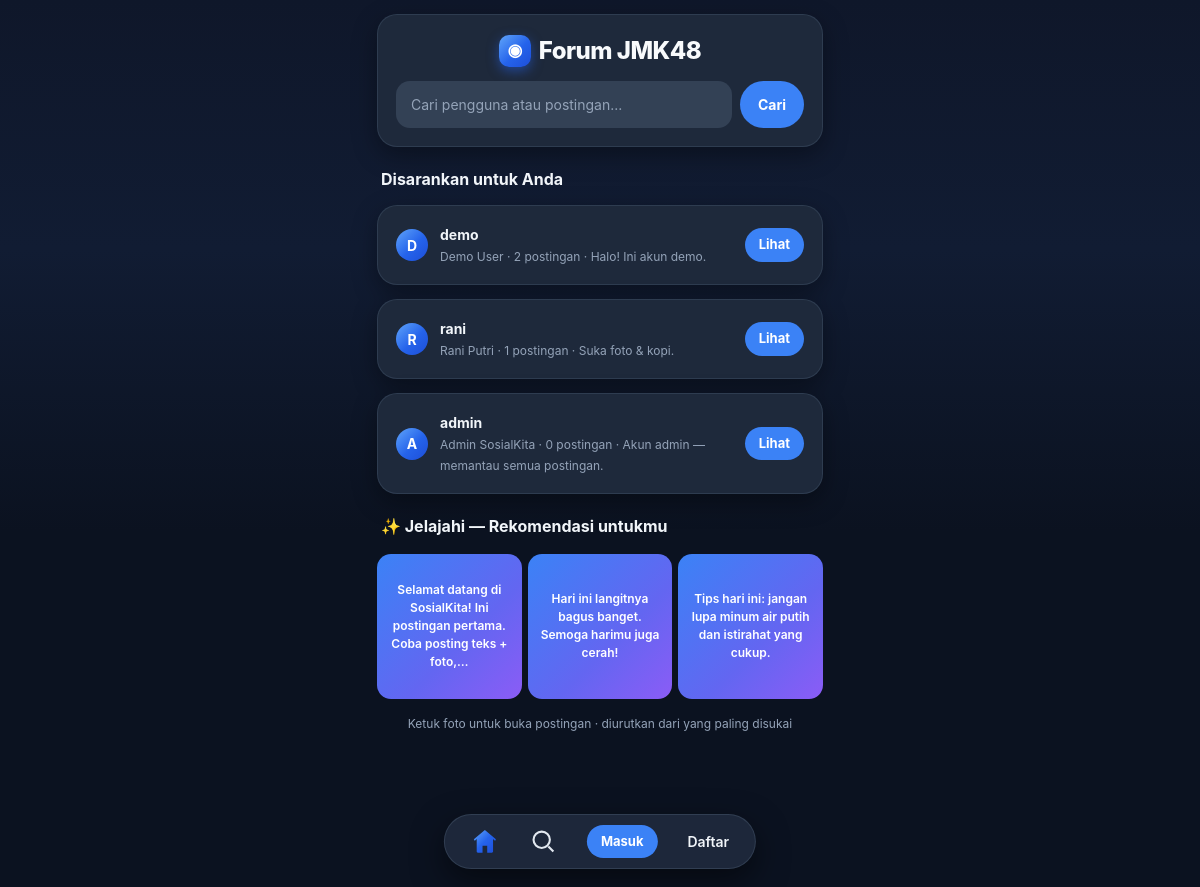
Before: /search.php with the older database file.
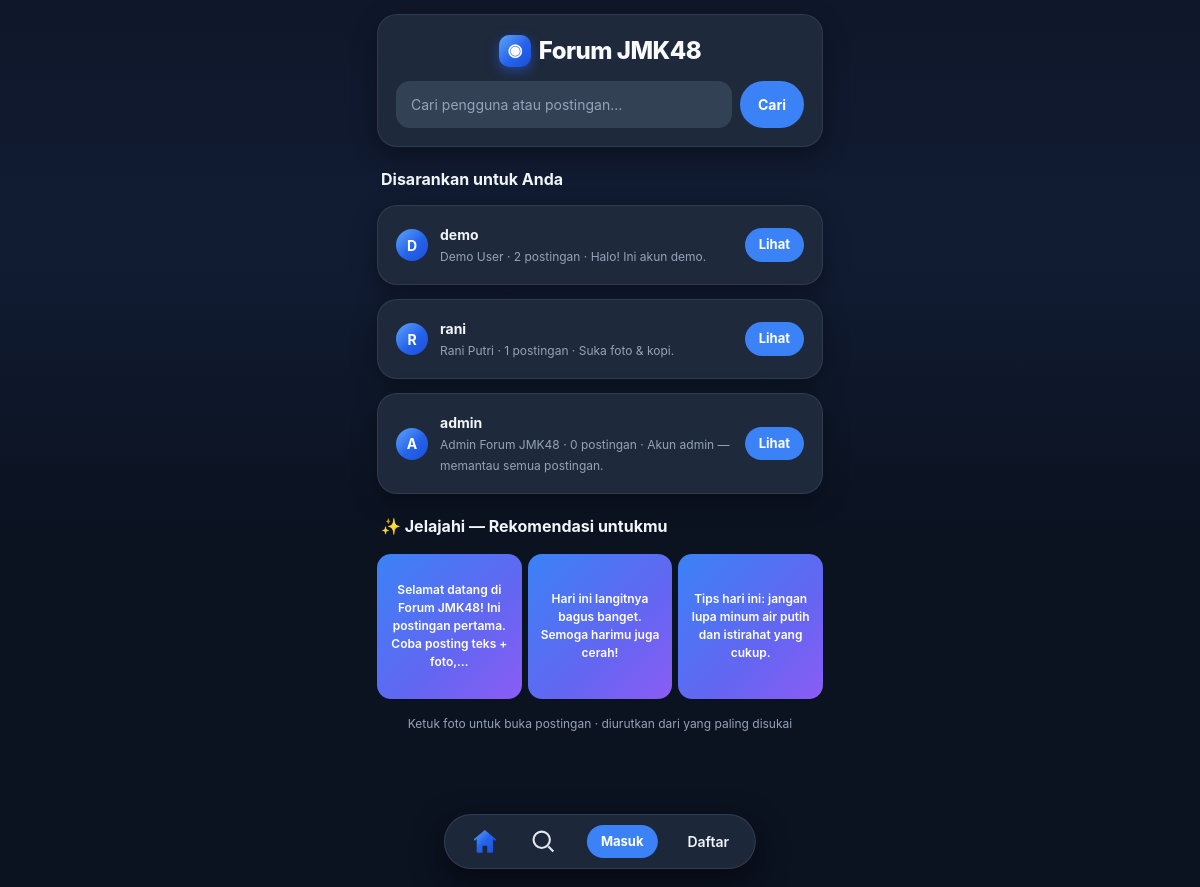
After: the same page with the newer database file.
### tables this page shows
CREATE TABLE IF NOT EXISTS users (
  id INT UNSIGNED AUTO_INCREMENT PRIMARY KEY,
  name VARCHAR(100) NOT NULL,
  username VARCHAR(50) NOT NULL UNIQUE,
  email VARCHAR(150) NOT NULL UNIQUE,
  password VARCHAR(255) NOT NULL,
  bio VARCHAR(255) DEFAULT NULL,
  avatar VARCHAR(255) DEFAULT NULL,
  role ENUM('user','admin') NOT NULL DEFAULT 'user',
  created_at TIMESTAMP DEFAULT CURRENT_TIMESTAMP
);

CREATE TABLE IF NOT EXISTS posts (
  id INT UNSIGNED AUTO_INCREMENT PRIMARY KEY,
  user_id INT UNSIGNED NOT NULL,
  content TEXT NOT NULL,
  image VARCHAR(255) DEFAULT NULL,
  created_at TIMESTAMP DEFAULT CURRENT_TIMESTAMP,
  updated_at TIMESTAMP DEFAULT CURRENT_TIMESTAMP ON UPDATE CURRENT_TIMESTAMP,
  FOREIGN KEY (user_id) REFERENCES users(id) ON DELETE CASCADE
);

### includes/functions.php (called while the page is built, shortened)
<?php
function e($str) {
    return htmlspecialchars((string) $str, ENT_QUOTES, 'UTF-8');
}
function isLoggedIn(): bool {
    return isset($_SESSION['user_id']);
}
function currentUser(): ?array {
    if (!isLoggedIn()) return null;
    static $user = null;
    return $user;
}
function excerpt(string $s, int $len): string {
    $strlen = function_exists('mb_strlen') ? mb_strlen($s) : strlen($s);
    if ($strlen <= $len) return $s;
    $substr = function_exists('mb_substr')
        ? function ($str, $start, $l) { return mb_substr($str, $start, $l); }
        : function ($str, $start, $l) { return substr($str, $start, $l); };
    $cut = $substr($s, 0, $len);
    $strrpos = function_exists('mb_strrpos') ? 'mb_strrpos' : 'strrpos';
    $sp = $strrpos($cut, ' ');
    if ($sp !== false && $sp > $len * 0.5) $cut = $substr($cut, 0, $sp);
    return $cut . '…';
}

### search.php (the view, shortened to what this page needs)
<?php
require_once __DIR__ . '/config.php';
$q = trim($_GET['q'] ?? '');
$foundUsers = [];
$foundPosts = [];
$explorePosts = [];
$suggestedUsers = [];
if ($q === '') {
    $stmt = $pdo->query('
        SELECT p.*, u.name, u.username,
               (SELECT COUNT(*) FROM likes WHERE post_id = p.id) AS like_count
        FROM posts p JOIN users u ON u.id = p.user_id
        ORDER BY like_count DESC, p.created_at DESC LIMIT 12');
    $explorePosts = $stmt->fetchAll();
    $me = currentUser();
    $stmt = $pdo->prepare('
        SELECT u.id, u.name, u.username, u.bio, COUNT(p.id) AS post_count
        FROM users u LEFT JOIN posts p ON p.user_id = u.id
        WHERE u.id != ? GROUP BY u.id ORDER BY post_count DESC, u.name LIMIT 5');
    $stmt->execute([$me ? $me['id'] : 0]);
    $suggestedUsers = $stmt->fetchAll();
}
include __DIR__ . '/includes/header.php';
?>
<div class="card pad" style="text-align:center">
  <div class="logo" style="justify-content:center;margin-bottom:12px"><span class="logo-mark">◉</span> Forum JMK48</div>
  <form method="get" style="display:flex;gap:8px">
    <input type="text" name="q" value="<?= e($q) ?>" placeholder="Cari pengguna atau postingan..." autofocus>
    <button class="btn btn-primary" type="submit">Cari</button>
  </form>
</div>
<?php if ($q !== ''): ?>
  <h2 style="font-size:16px;margin:16px 4px 4px">Pengguna (<?= count($foundUsers) ?>)</h2>
  <?php if (!$foundUsers): ?><p class="empty">Tidak ada pengguna yang cocok.</p><?php endif; ?>
  <?php foreach ($foundUsers as $u): ?>
    <a href="profile.php?u=<?= e($u['username']) ?>">
      <div class="card pad" style="display:flex;gap:12px;align-items:center">
        <div class="avatar"><?= e(strtoupper(substr($u['name'], 0, 1))) ?></div>
        <div><b><?= e($u['username']) ?></b><br><span class="muted"><?= e($u['name']) ?> · <?= e($u['bio'] ?: 'Belum ada bio.') ?></span></div>
      </div>
    </a>
  <?php endforeach; ?>
  <h2 style="font-size:16px;margin:16px 4px 4px">Postingan (<?= count($foundPosts) ?>)</h2>
  <?php if (!$foundPosts): ?><p class="empty">Tidak ada postingan yang cocok.</p><?php endif; ?>
  <?php foreach ($foundPosts as $p): ?>
    <article class="card">
      <div class="post-head">
        <a href="profile.php?u=<?= e($p['username']) ?>"><div class="avatar"><?= e(strtoupper(substr($p['name'], 0, 1))) ?></div></a>
        <div class="post-meta">
          <b><a href="profile.php?u=<?= e($p['username']) ?>"><?= e($p['username']) ?></a></b>
          <span><?= e(timeAgo($p['created_at'])) ?></span>
        </div>
      </div>
      <?php if ($p['image']): ?>
        <div class="post-media"><img class="post-img" src="uploads/<?= e($p['image']) ?>" alt="Foto postingan"></div>
      <?php else: ?>
        <div class="post-text-tile"><p><?= e($p['content']) ?></p></div>
      <?php endif; ?>
      <div class="post-body">
        <?php if ((int)$p['like_count'] > 0): ?><div class="post-likes"><?= (int)$p['like_count'] ?> suka</div><?php endif; ?>
        <?php if ($p['image']): ?><div class="post-caption"><b><?= e($p['username']) ?></b><p><?= e($p['content']) ?></p></div><?php endif; ?>
        <a class="post-comments-link" href="post.php?id=<?= (int)$p['id'] ?>">💬 <?= (int)$p['comment_count'] ?> komentar — buka postingan →</a>
      </div>
    </article>
  <?php endforeach; ?>
<?php else: ?>
  <?php if ($suggestedUsers): ?>
    <h2 style="font-size:16px;margin:20px 4px 4px">Disarankan untuk Anda</h2>
    <?php foreach ($suggestedUsers as $u): ?>
      <a href="profile.php?u=<?= e($u['username']) ?>">
        <div class="card pad" style="display:flex;gap:12px;align-items:center">
          <div class="avatar"><?= e(strtoupper(substr($u['name'], 0, 1))) ?></div>
          <div style="flex:1;min-width:0">
            <b><?= e($u['username']) ?></b><br>
            <span class="muted"><?= e($u['name']) ?> · <?= (int)$u['post_count'] ?> postingan<?= $u['bio'] ? ' · ' . e($u['bio']) : '' ?></span>
          </div>
          <span class="btn btn-primary btn-sm">Lihat</span>
        </div>
      </a>
    <?php endforeach; ?>
  <?php endif; ?>
  <h2 style="font-size:16px;margin:20px 4px 4px">✨ Jelajahi — Rekomendasi untukmu</h2>
  <div class="profile-grid">
    <?php foreach ($explorePosts as $p): ?>
      <a href="post.php?id=<?= (int)$p['id'] ?>" title="<?= e($p['username']) ?> — <?= e(substr($p['content'], 0, 60)) ?>">
        <?php if ($p['image']): ?>
          <img src="uploads/<?= e($p['image']) ?>" alt="Foto postingan">
        <?php else: ?>
          <div class="grid-text"><?= e(excerpt($p['content'], 80)) ?></div>
        <?php endif; ?>
      </a>
    <?php endforeach; ?>
  </div>
  <p class="muted" style="text-align:center;margin:16px 0 4px">Ketuk foto untuk buka postingan · diurutkan dari yang paling disukai</p>
<?php endif; ?>
<?php include __DIR__ . '/includes/footer.php'; ?>

### includes/header.php (shortened to what this page needs)
<?php
$base = (strpos($_SERVER['PHP_SELF'], '/admin/') !== false) ? '../' : '';
?>
<!DOCTYPE html>
<html lang="id">
<head>
  <link rel="stylesheet" href="<?= $base ?>assets/css/style.css">
</head>
<body>
<main class="container<?= (strpos($_SERVER['PHP_SELF'], '/admin/') !== false) ? ' wide' : '' ?>">

### includes/footer.php (shortened to what this page needs)
<?php $fu = currentUser(); ?>
</main>
<?php if ($fu): ?>
<nav class="bottom-nav" aria-label="Navigasi utama">
  <a href="<?= $base ?? '' ?>index.php" title="Beranda" class="bottom-nav-item active">
    <svg viewBox="0 0 24 24" width="28" height="28"><defs><linearGradient id="igHomeGrad" x1="0" y1="0" x2="1" y2="1"><stop offset="0" stop-color="#60a5fa"/><stop offset=".5" stop-color="#2563eb"/><stop offset="1" stop-color="#1d4ed8"/></linearGradient></defs><path fill="url(#igHomeGrad)" d="M12 2.5 2.8 10.2c-.3.3-.3.8 0 1.1.3.3.8.3 1.1 0L5 10.3V21c0 .6.4 1 1 1h4v-6h4v6h4c.6 0 1-.4 1-1v-10.7l1.1 1c.3.3.8.3 1.1 0 .3-.3.3-.8 0-1.1L12 2.5z"/></svg>
  </a>
  <a href="<?= $base ?? '' ?>search.php" title="Cari" class="bottom-nav-item">
    <svg viewBox="0 0 24 24" width="28" height="28" fill="none" stroke="currentColor" stroke-width="1.8"><circle cx="11" cy="11" r="7"/><path d="M21 21l-4.3-4.3"/></svg>
  </a>
  <a href="<?= $base ?? '' ?>index.php#composer" title="Buat postingan" class="bottom-nav-item fab">
    <svg viewBox="0 0 24 24" fill="none" stroke="currentColor" stroke-width="2.4" stroke-linecap="round"><path d="M12 5v14M5 12h14"/></svg>
  </a>
  <a href="<?= $base ?? '' ?>activity.php" title="Aktivitas" class="bottom-nav-item">
    <svg viewBox="0 0 24 24" width="28" height="28" fill="none" stroke="currentColor" stroke-width="1.8"><path d="M20.8 4.6a5.5 5.5 0 0 0-7.8 0L12 5.6l-1-1a5.5 5.5 0 0 0-7.8 7.8l1 1L12 21.2l7.8-7.8 1-1a5.5 5.5 0 0 0 0-7.8z"/></svg>
  </a>
  <a href="<?= $base ?? '' ?>profile.php?u=<?= e($fu['username']) ?>" title="Profil" class="bottom-nav-item">
    <svg viewBox="0 0 24 24" width="28" height="28" fill="none" stroke="currentColor" stroke-width="1.8"><circle cx="12" cy="8" r="4"/><path d="M4 21c0-4 3.6-6.5 8-6.5s8 2.5 8 6.5"/></svg>
  </a>
</nav>
<?php else: ?>
<nav class="bottom-nav" aria-label="Navigasi utama">
  <a href="<?= $base ?? '' ?>index.php" title="Beranda" class="bottom-nav-item active">
  </a>
  <a href="<?= $base ?? '' ?>search.php" title="Cari" class="bottom-nav-item">
    <svg viewBox="0 0 24 24" width="28" height="28" fill="none" stroke="currentColor" stroke-width="1.8"><circle cx="11" cy="11" r="7"/><path d="M21 21l-4.3-4.3"/></svg>
  </a>
  <a href="<?= $base ?? '' ?>login.php" class="btn btn-primary btn-sm">Masuk</a>
  <a href="<?= $base ?? '' ?>register.php" style="font-weight:600">Daftar</a>
</nav>
<?php endif; ?>
</body>
</html>

### assets/css/style.css (style rules this page uses)
* { box-sizing: border-box; margin: 0; padding: 0; }
:root { color-scheme: dark; --primary: #3b82f6; --primary-light: #60a5fa; --navy: #0f172a; --danger: #f87171; --like: #fb7185; --bg: #0b1220; --card: #1e293b; --text: #f1f5f9; --muted: #94a3b8; --border: #334155; --radius: 20px; --shadow: 0 8px 24px rgba(0, 0, 0, .35); --grad-blue: linear-gradient(135deg, #60a5fa, #2563eb 55%, #1d4ed8); --grad-soft: linear-gradient(135deg, #60a5fa, #818cf8); }
body { font-family: -apple-system, BlinkMacSystemFont, "Segoe UI", Roboto, Helvetica, Arial, sans-serif; background: linear-gradient(180deg, #0f172a 0%, #111c33 28%, #0b1220 60%); background-attachment: fixed; color: var(--text); line-height: 1.5; font-size: 14px; min-height: 100vh; }
a { color: var(--text); text-decoration: none; }
.container { max-width: 470px; margin: 0 auto; padding: 0 12px; }
.muted { color: var(--muted); font-size: 12px; }
.logo { font-size: 24px; font-weight: 800; letter-spacing: -.5px; display: flex; align-items: center; gap: 8px; flex-shrink: 0; color: #f8fafc; }
.logo .logo-mark { width: 32px; height: 32px; border-radius: 10px; background: var(--grad-blue); display: inline-flex; align-items: center; justify-content: center; color: #fff; font-size: 17px; box-shadow: 0 4px 12px rgba(37, 99, 235, .5); }
.card { background: var(--card); border: 1px solid rgba(51, 65, 85, .8); border-radius: var(--radius); margin: 14px 0; overflow: hidden; box-shadow: var(--shadow); }
.card.pad { padding: 18px; }
input[type=text], input[type=email], input[type=password], input[type=file], textarea, select { width: 100%; padding: 12px 14px; border: 1px solid transparent; border-radius: 14px; font: inherit; background: #334155; color: var(--text); font-size: 14px; }
input::placeholder, textarea::placeholder { color: #94a3b8; }
.btn { display: inline-block; padding: 10px 18px; border: none; border-radius: 999px; font: inherit; font-weight: 700; font-size: 14px; cursor: pointer; background: #334155; color: #f1f5f9; }
.btn-primary { background: var(--primary); color: #fff; }
.btn-sm { padding: 7px 14px; font-size: 13px; }
.avatar { width: 32px; height: 32px; border-radius: 50%; background: var(--grad-blue); color: #fff; display: inline-flex; align-items: center; justify-content: center; font-weight: 700; font-size: 14px; flex-shrink: 0; }
.profile-grid { display: grid; grid-template-columns: repeat(3, 1fr); gap: 6px; margin-top: 16px; }
.profile-grid a { aspect-ratio: 1 / 1; overflow: hidden; background: #020617; position: relative; border-radius: 14px; }
.profile-grid .grid-text { aspect-ratio: 1 / 1; display: flex; align-items: center; justify-content: center; padding: 10px; text-align: center; background: linear-gradient(135deg, #3b82f6, #6366f1 60%, #8b5cf6); color: #fff; font-size: 12px; font-weight: 600; overflow: hidden; overflow-wrap: break-word; }
.bottom-nav { display: flex; position: fixed; bottom: 18px; left: 50%; transform: translateX(-50%); background: rgba(30, 41, 59, .97); border: 1px solid rgba(51, 65, 85, .9); border-radius: 999px; box-shadow: 0 12px 32px rgba(0, 0, 0, .5); padding: 10px 26px; gap: 30px; align-items: center; z-index: 20; width: max-content; max-width: calc(100vw - 32px); }
.bottom-nav-item { display: inline-flex; align-items: center; justify-content: center; color: #e2e8f0; line-height: 0; }
.bottom-nav-item svg { display: block; }
.bottom-nav-item.active { color: var(--primary-light); }
main.container { padding-bottom: 150px; }

Changed rows visible on the page:
changed users "admin": name "Admin SosialKita" → "Admin Forum JMK48"
changed posts: content "Selamat datang di SosialKita! Ini postingan pertama. Coba posting teks + foto,…" → "Selamat datang di Forum JMK48! Ini postingan pertama. Coba posting teks + foto,…"
